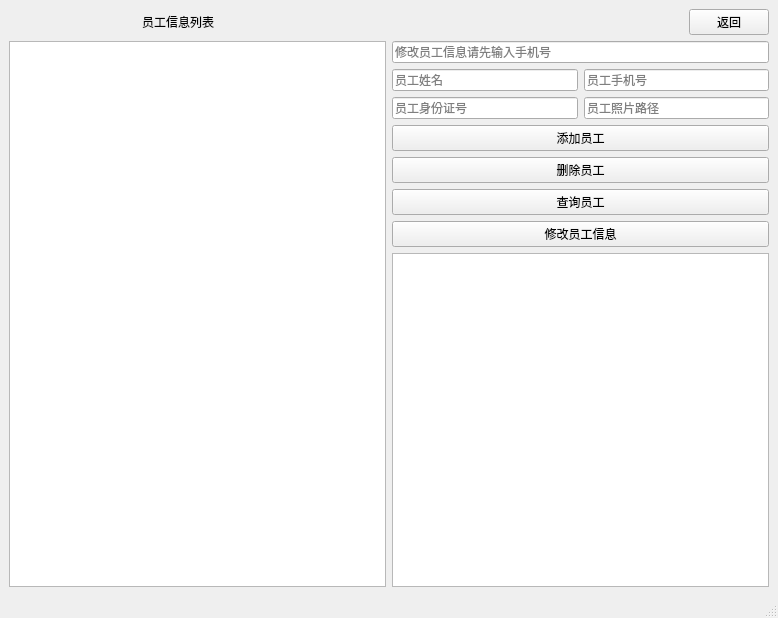
<?xml version="1.0" encoding="UTF-8"?>
<ui version="4.0">
 <class>adminwindow</class>
 <widget class="QMainWindow" name="adminwindow">
  <property name="geometry">
   <rect>
    <x>0</x>
    <y>0</y>
    <width>778</width>
    <height>618</height>
   </rect>
  </property>
  <property name="windowTitle">
   <string>MainWindow</string>
  </property>
  <widget class="QWidget" name="centralwidget">
   <layout class="QGridLayout" name="gridLayout">
    <item row="0" column="0">
     <layout class="QVBoxLayout" name="verticalLayout_3">
      <item>
       <layout class="QHBoxLayout" name="horizontalLayout_7">
        <item>
         <layout class="QHBoxLayout" name="horizontalLayout_5">
          <item>
           <spacer name="horizontalSpacer">
            <property name="orientation">
             <enum>Qt::Horizontal</enum>
            </property>
            <property name="sizeHint" stdset="0">
             <size>
              <width>40</width>
              <height>20</height>
             </size>
            </property>
           </spacer>
          </item>
          <item>
           <widget class="QLabel" name="label">
            <property name="text">
             <string>员工信息列表</string>
            </property>
           </widget>
          </item>
          <item>
           <spacer name="horizontalSpacer_2">
            <property name="orientation">
             <enum>Qt::Horizontal</enum>
            </property>
            <property name="sizeHint" stdset="0">
             <size>
              <width>40</width>
              <height>20</height>
             </size>
            </property>
           </spacer>
          </item>
         </layout>
        </item>
        <item>
         <spacer name="horizontalSpacer_3">
          <property name="orientation">
           <enum>Qt::Horizontal</enum>
          </property>
          <property name="sizeHint" stdset="0">
           <size>
            <width>40</width>
            <height>20</height>
           </size>
          </property>
         </spacer>
        </item>
        <item>
         <widget class="QPushButton" name="backbt">
          <property name="text">
           <string>返回</string>
          </property>
         </widget>
        </item>
       </layout>
      </item>
      <item>
       <layout class="QHBoxLayout" name="horizontalLayout_6">
        <item>
         <widget class="QListWidget" name="listWidget"/>
        </item>
        <item>
         <layout class="QVBoxLayout" name="verticalLayout_2"/>
        </item>
        <item>
         <layout class="QVBoxLayout" name="verticalLayout">
          <item>
           <widget class="QLineEdit" name="oldphone">
            <property name="text">
             <string/>
            </property>
            <property name="placeholderText">
             <string>修改员工信息请先输入手机号</string>
            </property>
           </widget>
          </item>
          <item>
           <layout class="QHBoxLayout" name="horizontalLayout">
            <item>
             <widget class="QLineEdit" name="namele">
              <property name="placeholderText">
               <string>员工姓名</string>
              </property>
             </widget>
            </item>
            <item>
             <widget class="QLineEdit" name="phonele">
              <property name="placeholderText">
               <string>员工手机号</string>
              </property>
             </widget>
            </item>
           </layout>
          </item>
          <item>
           <layout class="QHBoxLayout" name="horizontalLayout_2">
            <item>
             <widget class="QLineEdit" name="idcarle">
              <property name="placeholderText">
               <string>员工身份证号</string>
              </property>
             </widget>
            </item>
            <item>
             <widget class="QLineEdit" name="photoPathle">
              <property name="placeholderText">
               <string>员工照片路径</string>
              </property>
             </widget>
            </item>
           </layout>
          </item>
          <item>
           <widget class="QPushButton" name="addbt">
            <property name="text">
             <string>添加员工</string>
            </property>
           </widget>
          </item>
          <item>
           <layout class="QHBoxLayout" name="horizontalLayout_3">
            <item>
             <widget class="QPushButton" name="deletebt">
              <property name="text">
               <string>删除员工</string>
              </property>
             </widget>
            </item>
           </layout>
          </item>
          <item>
           <widget class="QPushButton" name="findbt">
            <property name="text">
             <string>查询员工</string>
            </property>
           </widget>
          </item>
          <item>
           <widget class="QPushButton" name="updatabt">
            <property name="text">
             <string>修改员工信息</string>
            </property>
           </widget>
          </item>
          <item>
           <layout class="QHBoxLayout" name="horizontalLayout_4">
            <item>
             <widget class="QTableWidget" name="findInfmation"/>
            </item>
           </layout>
          </item>
         </layout>
        </item>
       </layout>
      </item>
     </layout>
    </item>
   </layout>
  </widget>
  <widget class="QMenuBar" name="menubar">
   <property name="geometry">
    <rect>
     <x>0</x>
     <y>0</y>
     <width>778</width>
     <height>23</height>
    </rect>
   </property>
  </widget>
  <widget class="QStatusBar" name="statusbar"/>
 </widget>
 <resources/>
 <connections/>
</ui>
